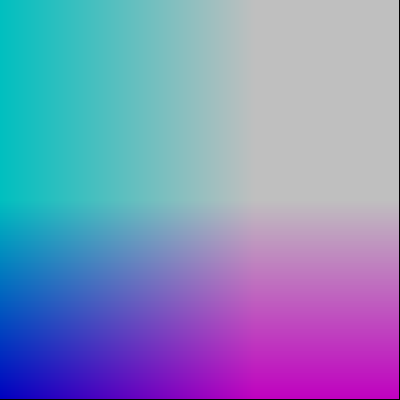
Frame 1 (no input)
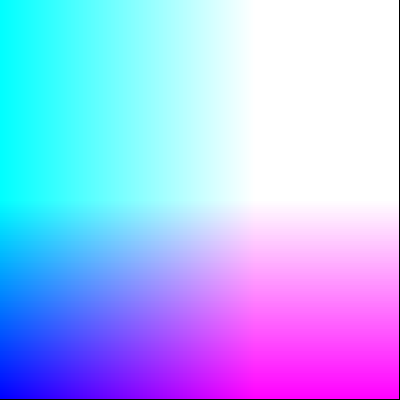
Frame 60 (no input)
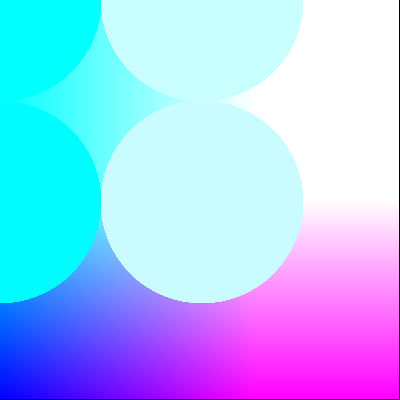
Frame 120 (the mouse pressed at the canvas centre since frame 60)

The p5.js sketch that drew these frames (run headless with seeded random() and noise() and a simulated clock; from frame 60 on, the mouse is pressed at the canvas centre):

// p5.js sketch
// ── sketch.js

var stepX;
var stepY;

function setup(){
  createCanvas(400, 400);
  background(0);
}

function draw(){
  noStroke();
noFill();
colorMode(RGB, 255, 200, 100, 1);


  
  stepX = mouseX+2;
  stepY = mouseY+2;
  for (var gridY=0; gridY<height; gridY+=stepY){
    for (var gridX=0; gridX<width; gridX+=stepX){
      fill(gridX, height-gridY, 100);
      ellipse(gridX, gridY, stepX, stepY);
    }
  }
}
